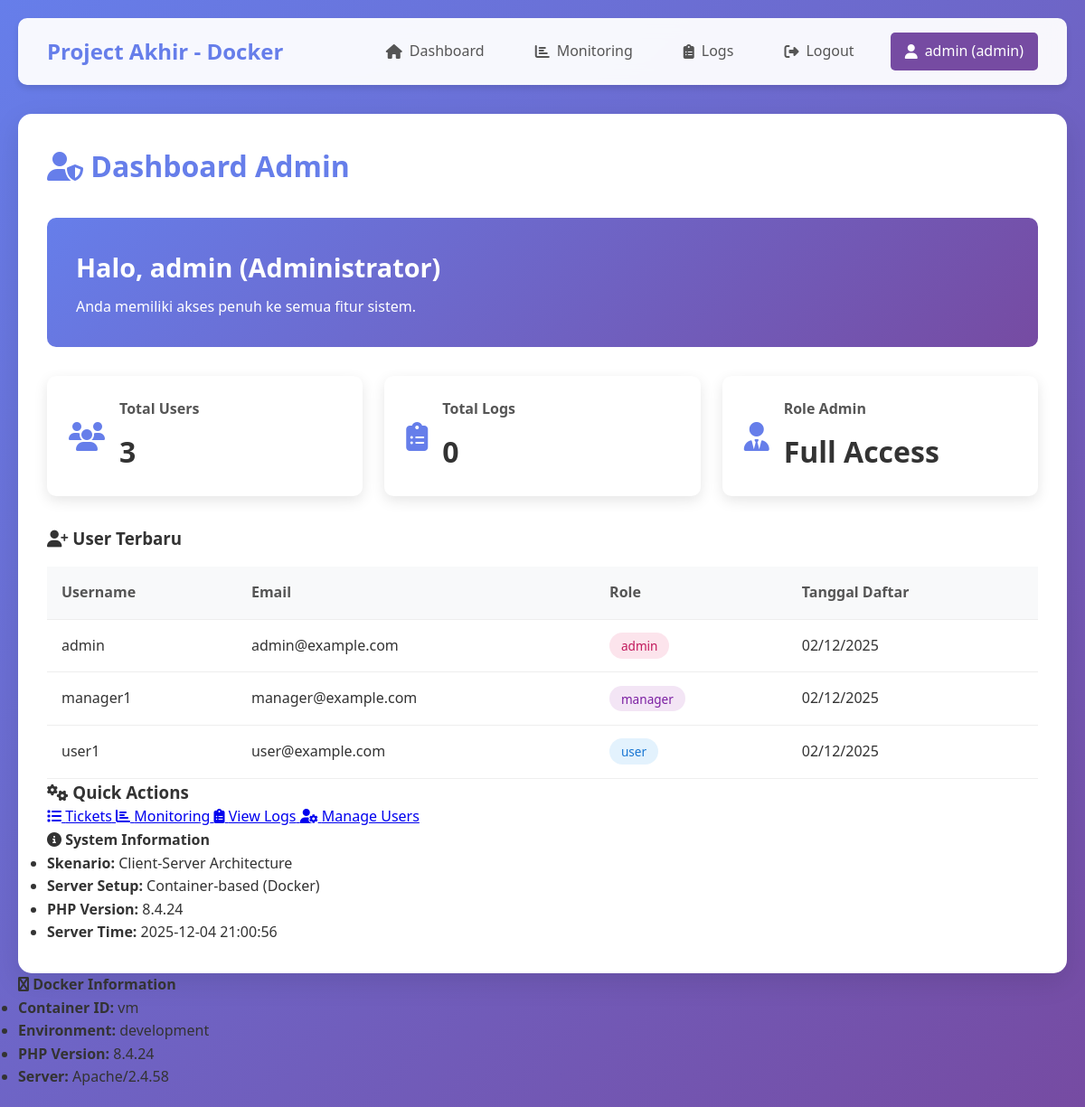
The page /dashboard/admin.php (signed in) on the database its author committed.
### tables this page shows
CREATE TABLE IF NOT EXISTS users (
    id INT AUTO_INCREMENT PRIMARY KEY,
    username VARCHAR(50) NOT NULL UNIQUE,
    email VARCHAR(100) NOT NULL UNIQUE,
    password VARCHAR(255) NOT NULL,
    role ENUM('user', 'admin', 'manager') DEFAULT 'user',
    created_at TIMESTAMP DEFAULT CURRENT_TIMESTAMP
);

### config/config.php (called while the page is built, shortened)
<?php
function getDockerInfo() {
    return [
        'environment' => DOCKER_ENV,
        'php_version' => phpversion(),
        'server_software' => $_SERVER['SERVER_SOFTWARE'] ?? 'Unknown',
        'container_id' => gethostname(),
    ];
}
function isLoggedIn() {
    return isset($_SESSION['user_id']);
}
function hasRole($role) {
    return isset($_SESSION['role']) && $_SESSION['role'] === $role;
}
?>

### dashboard/admin.php (the view, shortened to what this page needs)
<?php
require_once '../config/config.php';
include '../includes/header.php';
$database = new Database();
$db = $database->getConnection();
$query = "SELECT COUNT(*) as total_users FROM users";
$stmt = $db->prepare($query);
$stmt->execute();
$total_users = $stmt->fetch(PDO::FETCH_ASSOC)['total_users'];
$query = "SELECT COUNT(*) as total_logs FROM logs";
$stmt = $db->prepare($query);
$stmt->execute();
$total_logs = $stmt->fetch(PDO::FETCH_ASSOC)['total_logs'];
$query = "SELECT username, email, role, created_at FROM users ORDER BY created_at DESC LIMIT 5";
$stmt = $db->prepare($query);
$stmt->execute();
$recent_users = $stmt->fetchAll(PDO::FETCH_ASSOC);
$docker_info = getDockerInfo();
?>
<div class="dashboard">
    <h1 class="page-title"><i class="fas fa-user-shield"></i> Dashboard Admin</h1>
    <div class="welcome-card admin-welcome">
        <h2>Halo, <?php echo $_SESSION['username']; ?> (Administrator)</h2>
        <p>Anda memiliki akses penuh ke semua fitur sistem.</p>
    </div>
    <div class="stats-grid">
        <div class="stat-card stat-primary">
            <div class="stat-icon">
                <i class="fas fa-users"></i>
            </div>
            <div class="stat-info">
                <h3>Total Users</h3>
                <p class="stat-number"><?php echo $total_users; ?></p>
            </div>
        </div>
        <div class="stat-card stat-success">
            <div class="stat-icon">
                <i class="fas fa-clipboard-list"></i>
            </div>
            <div class="stat-info">
                <h3>Total Logs</h3>
                <p class="stat-number"><?php echo $total_logs; ?></p>
            </div>
        </div>
        <div class="stat-card stat-warning">
            <div class="stat-icon">
                <i class="fas fa-user-tie"></i>
            </div>
            <div class="stat-info">
                <h3>Role Admin</h3>
                <p class="stat-number">Full Access</p>
            </div>
        </div>
    </div>
    <div class="dashboard-grid">
        <div class="dashboard-section">
            <h3><i class="fas fa-user-plus"></i> User Terbaru</h3>
            <table class="data-table">
                <thead>
                    <tr>
                        <th>Username</th>
                        <th>Email</th>
                        <th>Role</th>
                        <th>Tanggal Daftar</th>
                    </tr>
                </thead>
                <tbody>
                    <?php foreach ($recent_users as $user): ?>
                    <tr>
                        <td><?php echo htmlspecialchars($user['username']); ?></td>
                        <td><?php echo htmlspecialchars($user['email']); ?></td>
                        <td><span class="badge badge-<?php echo $user['role']; ?>"><?php echo $user['role']; ?></span></td>
                        <td><?php echo date('d/m/Y', strtotime($user['created_at'])); ?></td>
                    </tr>
                    <?php endforeach; ?>
                </tbody>
            </table>
        </div>
        <div class="dashboard-section">
            <h3><i class="fas fa-cogs"></i> Quick Actions</h3>
            <div class="action-grid">
                <a href="tickets/admin-list.php" class="action-card">
                    <i class="fas fa-list"></i>
                    <span>Tickets</span>
                </a>
                <a href="../monitoring/" class="action-card">
                    <i class="fas fa-chart-bar"></i>
                    <span>Monitoring</span>
                </a>
                <a href="../logs/" class="action-card">
                    <i class="fas fa-clipboard-list"></i>
                    <span>View Logs</span>
                </a>
                <a href="manage_users.php" class="action-card">
                    <i class="fas fa-user-cog"></i>
                    <span>Manage Users</span>
                </a>
            </div>
            <div class="system-info">
                <h4><i class="fas fa-info-circle"></i> System Information</h4>
                <ul>
                    <li><strong>Skenario:</strong> Client-Server Architecture</li>
                    <li><strong>Server Setup:</strong> Container-based (Docker)</li>
                    <li><strong>PHP Version:</strong> <?php echo phpversion(); ?></li>
                    <li><strong>Server Time:</strong> <?php echo date('Y-m-d H:i:s'); ?></li>
                </ul>
            </div>
        </div>
    </div>
</div>
<div class="system-info">
    <h4><i class="fas fa-docker"></i> Docker Information</h4>
    <ul>
        <li><strong>Container ID:</strong> <?php echo $docker_info['container_id']; ?></li>
        <li><strong>Environment:</strong> <?php echo $docker_info['environment']; ?></li>
        <li><strong>PHP Version:</strong> <?php echo $docker_info['php_version']; ?></li>
        <li><strong>Server:</strong> <?php echo $docker_info['server_software']; ?></li>
    </ul>
</div>
<?php include '../includes/footer.php'; ?>

### includes/header.php (shortened to what this page needs)
<!DOCTYPE html>
<html lang="id">
<head>
    <link rel="stylesheet" href="/assets/css/style.css">
    <link rel="stylesheet" href="https://cdnjs.cloudflare.com/ajax/libs/font-awesome/6.4.0/css/all.min.css">
</head>
<body>
    <div class="container">
    <?php if (isLoggedIn() && basename($_SERVER['PHP_SELF']) != 'index.php'): ?>
    <nav class="navbar">
        <div class="nav-brand"><?php echo SITE_NAME; ?></div>
        <div class="nav-menu">
            <a href="/dashboard/" class="nav-item"><i class="fas fa-home"></i> Dashboard</a>
            <?php if (hasRole('admin') || hasRole('manager')): ?>
            <a href="/monitoring/" class="nav-item"><i class="fas fa-chart-bar"></i> Monitoring</a>
            <?php endif; ?>
            <?php if (hasRole('admin')): ?>
            <a href="/logs/" class="nav-item"><i class="fas fa-clipboard-list"></i> Logs</a>
            <?php endif; ?>
            <a href="/auth/logout.php" class="nav-item"><i class="fas fa-sign-out-alt"></i> Logout</a>
            <span class="nav-item user-info">
                <i class="fas fa-user"></i> <?php echo $_SESSION['username']; ?>
                (<?php echo $_SESSION['role']; ?>)
            </span>
        </div>
    </nav>
    <?php endif; ?>

### includes/footer.php (shortened to what this page needs)
    </div>
</body>
</html>

### assets/css/style.css (style rules this page uses)
* { margin: 0; padding: 0; box-sizing: border-box; }
body { font-family: 'Segoe UI', Tahoma, Geneva, Verdana, sans-serif; line-height: 1.6; color: #333; background: linear-gradient(135deg, #667eea 0%, #764ba2 100%); min-height: 100vh; }
.container { max-width: 1200px; margin: 0 auto; padding: 20px; }
.navbar { background: rgba(255, 255, 255, 0.95); backdrop-filter: blur(10px); padding: 1rem 2rem; border-radius: 10px; box-shadow: 0 4px 6px rgba(0, 0, 0, 0.1); margin-bottom: 2rem; display: flex; justify-content: space-between; align-items: center; }
.nav-brand { font-size: 1.5rem; font-weight: bold; color: #667eea; }
.nav-menu { display: flex; gap: 1.5rem; align-items: center; }
.nav-item { text-decoration: none; color: #555; padding: 0.5rem 1rem; border-radius: 5px; transition: all 0.3s ease; display: flex; align-items: center; gap: 0.5rem; }
.nav-item.user-info { background: #764ba2; color: white; font-weight: 500; }
.dashboard { background: white; padding: 2rem; border-radius: 15px; box-shadow: 0 10px 30px rgba(0, 0, 0, 0.1); }
.page-title { color: #667eea; margin-bottom: 2rem; font-size: 2rem; }
.welcome-card { background: linear-gradient(135deg, #667eea 0%, #764ba2 100%); color: white; padding: 2rem; border-radius: 10px; margin-bottom: 2rem; }
.welcome-card h2 { font-size: 1.8rem; margin-bottom: 0.5rem; }
.stats-grid { display: grid; grid-template-columns: repeat(3, 1fr); gap: 1.5rem; margin-bottom: 2rem; }
.stat-card { background: white; padding: 1.5rem; border-radius: 10px; box-shadow: 0 5px 15px rgba(0, 0, 0, 0.1); display: flex; align-items: center; gap: 1rem; }
.stat-icon { font-size: 2rem; color: #667eea; }
.stat-info h3 { color: #555; font-size: 1rem; margin-bottom: 0.5rem; }
.stat-number { font-size: 2rem; font-weight: bold; color: #333; }
.data-table { width: 100%; border-collapse: collapse; margin-top: 1rem; }
.data-table th, .data-table td { padding: 1rem; text-align: left; border-bottom: 1px solid #eee; }
.data-table th { background: #f8f9fa; color: #555; font-weight: 600; }
.badge { padding: 0.3rem 0.8rem; border-radius: 20px; font-size: 0.85rem; font-weight: 500; }
.badge-user { background: #e3f2fd; color: #1976d2; }
.badge-admin { background: #fce4ec; color: #c2185b; }
.badge-manager { background: #f3e5f5; color: #7b1fa2; }

### rows shown on the page
users: username "admin", email "admin@example.com", role "admin", created_at "02/12/2025"
users: username "manager1", email "manager@example.com", role "manager", created_at "02/12/2025"
users: username "user1", email "user@example.com", role "user", created_at "02/12/2025"

### other values the page prints
SITE_NAME "Project Akhir - Docker"
$_SESSION['username'] "admin"
$_SESSION['role'] "admin"
$total_users "3"
$total_logs "0"
phpversion() "8.4.24"
$docker_info['container_id'] "vm"
$docker_info['environment'] "development"
$docker_info['php_version'] "8.4.24"
$docker_info['server_software'] "Apache/2.4.58"
